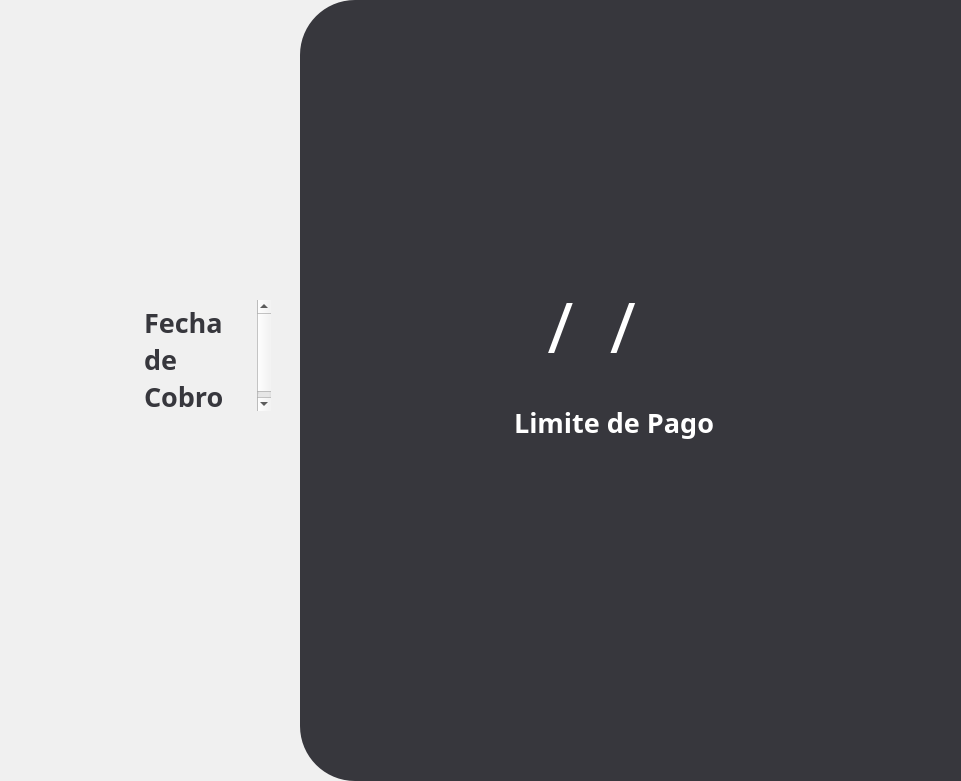
  <widget class="QFrame" name="frame_white">
   <property name="geometry">
    <rect>
     <x>340</x>
     <y>0</y>
     <width>961</width>
     <height>781</height>
    </rect>
   </property>
   <property name="styleSheet">
    <string notr="true">QFrame {
    border: none;       /* Color y grosor del borde */
    border-radius: 55px;          /* Radio de las esquinas */
    background-color: #f0f0f0;    /* Color de fondo */
    margin: 0px;                  /* Margen externo a 0 */
    padding: 0px;                 /* Espaciado interno a 0 */
}

</string>
   </property>
   <property name="frameShape">
    <enum>QFrame::StyledPanel</enum>
   </property>
   <property name="frameShadow">
    <enum>QFrame::Raised</enum>
   </property>
   <widget class="QFrame" name="frame_white_grey">
    <property name="geometry">
     <rect>
      <x>300</x>
      <y>0</y>
      <width>961</width>
      <height>781</height>
     </rect>
    </property>
    <property name="styleSheet">
     <string notr="true">QFrame {
    border: none;       /* Color y grosor del borde */
    border-radius: 55px;          /* Radio de las esquinas */
    background-color: #37373d;    /* Color de fondo */
    margin: 0px;                  /* Margen externo a 0 */
    padding: 0px;                 /* Espaciado interno a 0 */
}

</string>
    </property>
    <property name="frameShape">
     <enum>QFrame::StyledPanel</enum>
    </property>
    <property name="frameShadow">
     <enum>QFrame::Raised</enum>
    </property>
    <widget class="QLineEdit" name="lineEdit">
     <property name="geometry">
      <rect>
       <x>20</x>
       <y>280</y>
       <width>581</width>
       <height>91</height>
      </rect>
     </property>
     <property name="font">
      <font>
       <family>Montserratl</family>
       <pointsize>-1</pointsize>
      </font>
     </property>
     <property name="styleSheet">
      <string notr="true">QLineEdit {
    background: transparent;    /* Quitar el fondo */
    border: none;               /* Quitar el borde */
    color: #FFFFFF;             /* Cambiar el color del texto (ejemplo: blanco) */
    font-family: &quot;Montserratl&quot;;       /* Cambiar el tipo de letra */
    font-size: 70px;            /* Cambiar el tamaño de la fuente */
}</string>
     </property>
     <property name="inputMask">
      <string>99/99/9999</string>
     </property>
     <property name="text">
      <string>//</string>
     </property>
     <property name="alignment">
      <set>Qt::AlignCenter</set>
     </property>
     <property name="readOnly">
      <bool>true</bool>
     </property>
     <property name="placeholderText">
      <string>dd/MM/yyyy</string>
     </property>
     <property name="cursorMoveStyle">
      <enum>Qt::LogicalMoveStyle</enum>
     </property>
    </widget>
    <widget class="QTextBrowser" name="menuOption1_2">
     <property name="geometry">
      <rect>
       <x>210</x>
       <y>400</y>
       <width>231</width>
       <height>51</height>
      </rect>
     </property>
     <property name="palette">
      <palette>
       <active>
        <colorrole role="Button">
         <brush brushstyle="SolidPattern">
          <color alpha="255">
           <red>55</red>
           <green>55</green>
           <blue>61</blue>
          </color>
         </brush>
        </colorrole>
        <colorrole role="Text">
         <brush brushstyle="SolidPattern">
          <color alpha="255">
           <red>255</red>
           <green>255</green>
           <blue>255</blue>
          </color>
         </brush>
        </colorrole>
        <colorrole role="Base">
         <brush brushstyle="SolidPattern">
          <color alpha="255">
           <red>55</red>
           <green>55</green>
           <blue>61</blue>
          </color>
         </brush>
        </colorrole>
        <colorrole role="Window">
         <brush brushstyle="SolidPattern">
          <color alpha="255">
           <red>55</red>
           <green>55</green>
           <blue>61</blue>
          </color>
         </brush>
        </colorrole>
       </active>
       <inactive>
        <colorrole role="Button">
         <brush brushstyle="SolidPattern">
          <color alpha="255">
           <red>55</red>
           <green>55</green>
           <blue>61</blue>
          </color>
         </brush>
        </colorrole>
        <colorrole role="Text">
         <brush brushstyle="SolidPattern">
          <color alpha="255">
           <red>255</red>
           <green>255</green>
           <blue>255</blue>
          </color>
         </brush>
        </colorrole>
        <colorrole role="Base">
         <brush brushstyle="SolidPattern">
          <color alpha="255">
           <red>55</red>
           <green>55</green>
           <blue>61</blue>
          </color>
         </brush>
        </colorrole>
        <colorrole role="Window">
         <brush brushstyle="SolidPattern">
          <color alpha="255">
           <red>55</red>
           <green>55</green>
           <blue>61</blue>
          </color>
         </brush>
        </colorrole>
       </inactive>
       <disabled>
        <colorrole role="Button">
         <brush brushstyle="SolidPattern">
          <color alpha="255">
           <red>55</red>
           <green>55</green>
           <blue>61</blue>
          </color>
         </brush>
        </colorrole>
        <colorrole role="Text">
         <brush brushstyle="SolidPattern">
          <color alpha="255">
           <red>120</red>
           <green>120</green>
           <blue>120</blue>
          </color>
         </brush>
        </colorrole>
        <colorrole role="Base">
         <brush brushstyle="SolidPattern">
          <color alpha="255">
           <red>55</red>
           <green>55</green>
           <blue>61</blue>
          </color>
         </brush>
        </colorrole>
        <colorrole role="Window">
         <brush brushstyle="SolidPattern">
          <color alpha="255">
           <red>55</red>
           <green>55</green>
           <blue>61</blue>
          </color>
         </brush>
        </colorrole>
       </disabled>
      </palette>
     </property>
     <property name="font">
      <font>
       <family>Montserrat</family>
       <pointsize>10</pointsize>
       <weight>75</weight>
       <bold>true</bold>
      </font>
     </property>
     <property name="html">
      <string>&lt;!DOCTYPE HTML PUBLIC &quot;-//W3C//DTD HTML 4.0//EN&quot; &quot;http://www.w3.org/TR/REC-html40/strict.dtd&quot;&gt;
&lt;html&gt;&lt;head&gt;&lt;meta name=&quot;qrichtext&quot; content=&quot;1&quot; /&gt;&lt;style type=&quot;text/css&quot;&gt;
p, li { white-space: pre-wrap; }
&lt;/style&gt;&lt;/head&gt;&lt;body style=&quot; font-family:'Montserrat'; font-size:10pt; font-weight:600; font-style:normal;&quot;&gt;
&lt;p style=&quot; margin-top:0px; margin-bottom:0px; margin-left:0px; margin-right:0px; -qt-block-indent:0; text-indent:0px;&quot;&gt;&lt;span style=&quot; font-size:20pt;&quot;&gt;Limite de Pago&lt;/span&gt;&lt;/p&gt;&lt;/body&gt;&lt;/html&gt;</string>
     </property>
    </widget>
   </widget>
   <widget class="QLabel" name="label_3">
    <property name="geometry">
     <rect>
      <x>20</x>
      <y>310</y>
      <width>101</width>
      <height>111</height>
     </rect>
    </property>
    <property name="text">
     <string/>
    </property>
    <property name="pixmap">
     <pixmap>../assets/Date.png</pixmap>
    </property>
    <property name="scaledContents">
     <bool>true</bool>
    </property>
   </widget>
   <widget class="QTextBrowser" name="FechadeCobtoText">
    <property name="geometry">
     <rect>
      <x>140</x>
      <y>300</y>
      <width>131</width>
      <height>111</height>
     </rect>
    </property>
    <property name="sizePolicy">
     <sizepolicy hsizetype="Expanding" vsizetype="Expanding">
      <horstretch>0</horstretch>
      <verstretch>0</verstretch>
     </sizepolicy>
    </property>
    <property name="font">
     <font>
      <family>Montserrat</family>
     </font>
    </property>
    <property name="toolTipDuration">
     <number>-1</number>
    </property>
    <property name="autoFillBackground">
     <bool>false</bool>
    </property>
    <property name="styleSheet">
     <string notr="true">QTextBrowser {
    background: transparent;  /* Quitar el fondo */
	color:#37373d;
    border: none;             /* Quitar el borde */
	margin: 0;                /* Eliminar márgenes */
}</string>
    </property>
    <property name="html">
     <string>&lt;!DOCTYPE HTML PUBLIC &quot;-//W3C//DTD HTML 4.0//EN&quot; &quot;http://www.w3.org/TR/REC-html40/strict.dtd&quot;&gt;
&lt;html&gt;&lt;head&gt;&lt;meta name=&quot;qrichtext&quot; content=&quot;1&quot; /&gt;&lt;style type=&quot;text/css&quot;&gt;
p, li { white-space: pre-wrap; }
&lt;/style&gt;&lt;/head&gt;&lt;body style=&quot; font-family:'Montserrat'; font-size:8.25pt; font-weight:400; font-style:normal;&quot;&gt;
&lt;p style=&quot; margin-top:0px; margin-bottom:0px; margin-left:0px; margin-right:0px; -qt-block-indent:0; text-indent:0px;&quot;&gt;&lt;span style=&quot; font-family:'MS Shell Dlg 2'; font-size:20pt; font-weight:600;&quot;&gt;Fecha&lt;/span&gt;&lt;/p&gt;
&lt;p style=&quot; margin-top:0px; margin-bottom:0px; margin-left:0px; margin-right:0px; -qt-block-indent:0; text-indent:0px;&quot;&gt;&lt;span style=&quot; font-family:'MS Shell Dlg 2'; font-size:20pt; font-weight:600;&quot;&gt;de&lt;/span&gt;&lt;/p&gt;
&lt;p style=&quot; margin-top:0px; margin-bottom:0px; margin-left:0px; margin-right:0px; -qt-block-indent:0; text-indent:0px;&quot;&gt;&lt;span style=&quot; font-family:'MS Shell Dlg 2'; font-size:20pt; font-weight:600;&quot;&gt;Cobro&lt;/span&gt;&lt;/p&gt;&lt;/body&gt;&lt;/html&gt;</string>
    </property>
   </widget>
  </widget>
